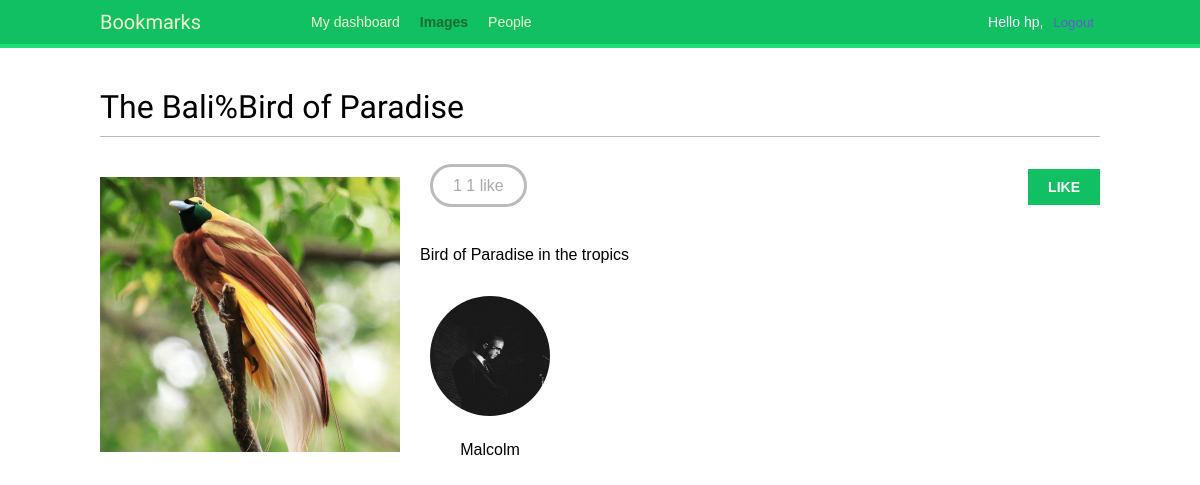
Page /images/detail/9/the-balibird-of-paradise/ (signed in) on the committed database.
### images/models.py (models this page shows, shortened)
class Image(models.Model):
    user = models.ForeignKey(settings.AUTH_USER_MODEL,
                             related_name='images_created',
                             on_delete=models.CASCADE)
    title = models.CharField(max_length=200)
    slug = models.SlugField(max_length=200, blank=True)
    url = models.URLField(max_length=2000)
    image = models.ImageField(upload_to='images/%Y/%m/%d/')
    description = models.TextField(blank=True)
    created = models.DateField(auto_now_add=True)
    users_like = models.ManyToManyField(settings.AUTH_USER_MODEL,
                                        related_name='images_liked',
                                        blank=True)
    class Meta:
        indexes = [
            models.Index(fields=['-created']),
        ]
        ordering = ['-created']

### account/models.py (models this page shows, shortened)
class Profile(models.Model):
    user = models.OneToOneField(settings.AUTH_USER_MODEL,
                                on_delete=models.CASCADE)
    date_of_birth = models.DateField(blank=True, null=True)
    photo = models.ImageField(upload_to='users/%Y/%m/%d/',
                              blank=True)

### images/views.py (the view)
# urls.py: path('detail/<int:id>/<slug:slug>/', views.image_detail, name='detail'),
def image_detail(request, id, slug):
    image = get_object_or_404(Image, id=id, slug=slug)
    return render(request,
                  'images/image/detail.html',
                  {'section': 'images',
                   'image': image})

### images/templates/images/image/detail.html (shortened to what this page needs)
{% extends "base.html" %}
{% block content %}
    <h1>{{ image.title }}</h1>
    {% load thumbnail %}
    <a href="{{ image.image.url }}">
        <img src="{% thumbnail image.image 300x0 %}" class="image-detail">
    </a>
    {% with total_likes=image.users_like.count users_like=image.users_like.all %}
        <div class="image-info">
            <div>
                <span class="count">
                    <span class="total">{{ total_likes }}</span>
                    {{ total_likes }} like{{ total_likes|pluralize }}
                </span>
                <a href="#" id="like-button" data-id="{{ image.id }}" data-action="{% if request.user in users_like %}un{% endif %}like" class="like button">
                    {% if request.user not in users_like %}
                        Like
                    {% else %}
                        Unlike
                    {% endif %}
                </a>
            </div>
            {{ image.description|linebreaks }}
        </div>
        <div class="image-likes">
            {% for user in users_like %}
                <div>
                    {% if user.profile.photo %}
                        <img src="{{ user.profile.photo.url }}">
                    {% endif %}
                    <p>{{ user.first_name }}</p>
                </div>
            {% empty %}
                Nobody likes this image yet.
            {% endfor %}
        </div>
    {% endwith %}
{% endblock %}

### account/templates/base.html (shortened to what this page needs)
{% load static %} <!DOCTYPE html>
<html>
  <head>
    <link href="{% static 'css/base.css' %}" rel="stylesheet" />
  </head>
  <body>
    <div id="header">
      <span class="logo">Bookmarks</span>
      {% if request.user.is_authenticated %}
      <ul class="menu">
        <li {% if section == "dashboard" %}class="selected"{% endif %}>
          <a href="{% url "dashboard" %}">My dashboard</a>
        </li>
        <li {% if section == "images" %}class="selected"{% endif %}>
          <a href="{% url "images:list" %}">Images</a>
        </li>
        <li {% if section == "people" %}class="selected"{% endif %}>
          <a href="{% url "user_list" %}">People</a>
        </li>
      </ul>
      {% endif %}
      <span class="user">
        {% if request.user.is_authenticated %}
        Hello {{ request.user.first_name|default:request.user.username }},
        <form
          method="post"
          action="{% url 'logout' %}"
          style="display:inline;"
        >
          <button
            type="submit"
            style="background:none; border:none; padding:20; color:rgb(94, 94, 199); cursor:pointer;"
          >
            Logout
          </button>
        </form>
        {% else %}
        <a href="{% url "login" %}">Log-in</a>
        {% endif %}
      </span>
    </div>
    <div id="content">
      {% block content %} {% endblock %}
    </div>
  </body>
</html>

### account/static/css/base.css (style rules this page uses)
body { margin:0; padding:0; font-family:helvetica, sans-serif; }
p { line-height: 1.8; }
a { color:#12c064; text-decoration:none; }
h1, h2, h3, h4, h5 , h6 { font-family: 'Muli', sans-serif; font-weight:normal; }
h1 { border-bottom:1px solid #bbb; padding:0 0 10px 0; margin:10px 0 20px 0; }
#header { padding:10px 100px; font-size:14px; background:#12c064; color:#fff; border-bottom:4px solid #1cdf78; overflow:auto; }
#header .logo { font-family: 'Muli', sans-serif; float:left; color:#f3f7cc; font-size:20px; margin-right:10%; }
#header ul.menu { list-style:none; float:left; margin:0; padding:0; }
#header ul.menu li { float:left; padding:4px 10px; }
#header ul.menu li.selected a, #header ul.menu li.selected a:hover { color:#1b6d32; font-weight:bold; }
#header a { color:#f3f7cc; }
#header .user { float:right; padding-top:4px; }
#content { padding:30px 100px; }
form { overflow:auto; }
input[type=submit], a.button { font-weight:bold; background:#12c064; color:#fff; padding:10px 20px; font-size:14px; text-transform:uppercase; }
.image-preview, .image-detail { max-width:300px; float:left; margin:0 20px 20px 0; }
.image-detail { margin-top:20px; }
.image-info div { padding:20px 0; overflow:auto; }
.count { color:#aaa; border:3px solid #bbb; border-radius:26px; padding:10px 20px; margin:20px 10px 0; }
a.like, a.follow { float:right; margin-top:-8px; }
.image-likes div { float:left; width:auto; padding:10px; text-align:center; }
.image-likes img { width:120px; height:120px; border-radius:50%; }

### rows in the picture
Image: title "The Bali%Bird of Paradise", image (picture), description "Bird of Paradise in the tropics"

### other values in the picture
{{ request.user.first_name|default:request.user.username }} "hp"
{{ total_likes }} "1"
{{ user.first_name }} "Malcolm"
